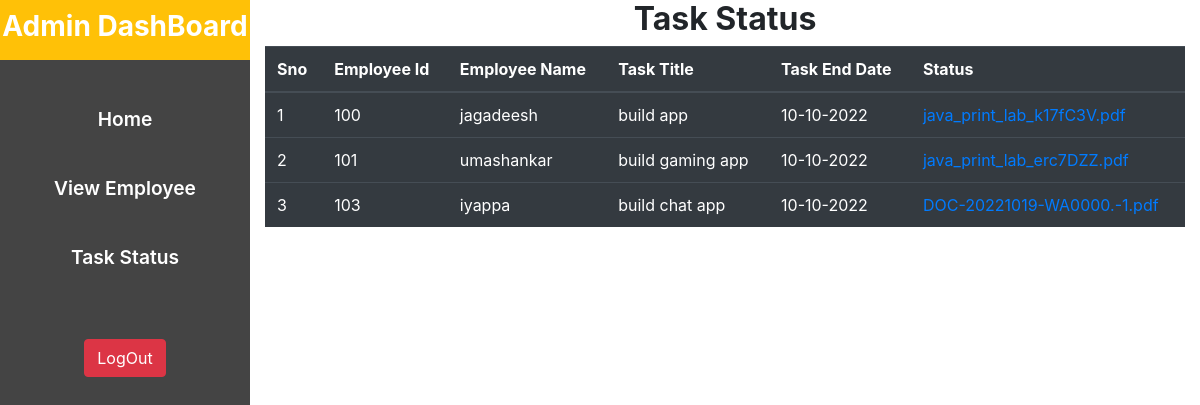
The app's page /task_status/ with its own data.
### mysite/models.py (models this page shows)
class task(models.Model):
    id=models.IntegerField(primary_key=True)
    employee_id=models.CharField(max_length=30)
    employee_name=models.CharField(max_length=30)
    task_title=models.CharField(max_length=30)
    task_end_date=models.CharField(max_length=30)
    upload_task=models.FileField()

### mysite/views.py (the view)
# urls.py: path("task_status/",views.task_status,name="task_status"),
def task_status(request):
    data=task.objects.all()
    return render(request,"taskstatus.html",{"task":data})

### template/taskstatus.html
{% extends 'base.html' %}
{% block content %}
{% include "dashboard.html" %}
<section>
    <div class="container">
        <h2 class="text-center font-weight-bold">Task Status</h2>
        <table class="table table-dark">
            <thead>
              <tr>
                <th scope="col">Sno</th>
                <th scope="col">Employee Id</th>
                <th scope="col">Employee Name</th>
                <th scope="col">Task Title</th>
                <th scope="col">Task End Date</th>
                <th scope="col">Status</th>
              </tr>
            </thead>
            <tbody>
              {% for i in task %}
              <tr>
                <td>{{forloop.counter}}</td>
                <td>{{i.employee_id}}</td>
                <td>{{i.employee_name}}</td>
                <td>{{i.task_title}}</td>
                <td>{{i.task_end_date}}</td>
                <td><a href="{{i.upload_task}}">{{i.upload_task}}</a></td>
              </tr>
             {% endfor %}
            </tbody>
          </table>
    </div>
</section>
{% endblock %}

### static/style/style.css (style rules this page uses)
* { margin: 0; padding: 0; box-sizing: border-box; }
html { scroll-behavior: smooth; }
body { font-family: 'Open Sans', sans-serif; font-size: 14px; font-weight: 400; line-height: 20px; }
.container { width: 100%; max-width: 1440px; margin: 0 auto; padding: 0 15px; }
html { height: 100%; }
body { font-family: 'Open Sans', sans-serif; display: flex; flex-direction: column; min-height: 100%; }
a { text-decoration: none; }

### template/dashboard.html (style rules this page uses)
html { scroll-behavior: smooth; }
section { margin-left: 250px; }

### records on screen
task: employee_id "100", employee_name "jagadeesh", task_title "build app", task_end_date "10-10-2022", upload_task "java_print_lab_k17fC3V.pdf"
task: employee_id "101", employee_name "umashankar", task_title "build gaming app", task_end_date "10-10-2022", upload_task "java_print_lab_erc7DZZ.pdf"
task: employee_id "103", employee_name "iyappa", task_title "build chat app", task_end_date "10-10-2022", upload_task "DOC-20221019-WA0000.-1.pdf"
